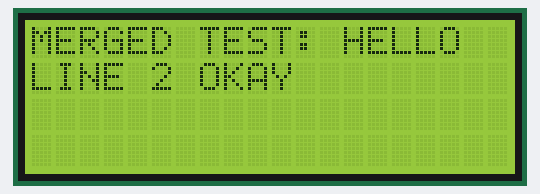
Bench run of a program on a simulated Raspberry Pi (BCM pin numbers). Parts: 20×4 character LCD. At 3.5 s the program stops and its outputs stay as they are.

Above: at 0.4 s.

The program:

lcd_smoke_test.py
```python
#!/usr/bin/env python3
from RPLCD.i2c import CharLCD
import time

def main():
    # 1) Create the CharLCD exactly as in your old lcd_controller.py:
    lcd = CharLCD(
        i2c_expander='PCF8574',
        address=0x27,        # <– your known good address
        port=1,
        cols=20,
        rows=4,
        charmap='A00',       # <– match the old working charmap
        auto_linebreaks=False
    )

    # 2) Give the HD44780 a solid 200 ms to finish any power‐on‐reset.
    time.sleep(0.15)

    # 3) Clear & home, then wait a bit so the command really completes.
    lcd.clear()            # clear display (also returns cursor to home in HD44780 spec)
    lcd.home()             # explicitly force cursor to (0,0)
    time.sleep(0.15)        # let the controller finish processing clear+home

    # 4) Write two lines of plain ASCII exactly at (0,0) and (1,0).
    lcd.write_string("MERGED TEST: HELLO")
    lcd.cursor_pos = (1, 0)
    lcd.write_string("LINE 2 OKAY")

    # 5) Hold the text on‐screen for 2 seconds so you can visually confirm.
    time.sleep(3)

    # 6) Before exiting, clear & home again to leave the LCD in a blank state.
    lcd.clear()
    lcd.home()
    time.sleep(0.15)        # allow clear+home to fully clock out before process exits

if __name__ == "__main__":
    main()
```

Measured:
- what the display in image 0 shows lasts 3.0 s, from 0.4 s to 3.4 s
